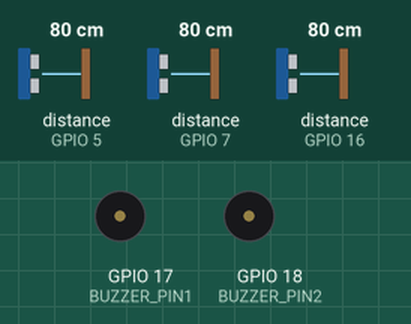
A sketch run on a simulated ESP32-S3. On the bench: buzzer (waves = sounding, pin HIGH). Wiring (inferred from the names in the program): 3 × ultrasonic range finder: trigger GPIO 4, echo GPIO 5 / trigger GPIO 6, echo GPIO 7 / trigger GPIO 15, echo GPIO 16. Inputs (shaded band) come from the test bench; at power-on: distance to the obstacle (sensors on GPIO 5, GPIO 7, GPIO 16) 80 cm. The echo pulse lasts 58.3 µs per cm; WiFi joins after 1.5 s; servers stay silent unless stated; uploads are accepted with an empty reply; pins used as bus, display or sensor lines are not drawn; what the sketch prints to the serial monitor is not drawn.

Above: at 3.0 s.
3.1 s: distance to the obstacle (sensor on GPIO 5) set to 74 cm
5.8 s: distance to the obstacle (sensor on GPIO 5) set to 65 cm
At 6.8 s:
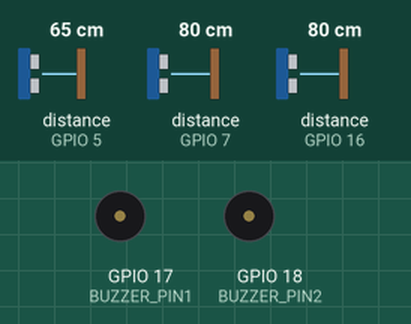
11.7 s: distance to the obstacle (sensor on GPIO 7) set to 73 cm
15.7 s: distance to the obstacle (sensor on GPIO 7) set to 66 cm
At 16.8 s:
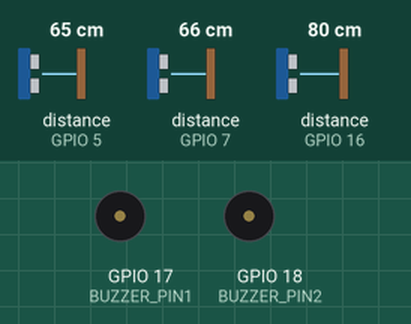
21.7 s: distance to the obstacle (sensor on GPIO 16) set to 34 cm
25.2 s: distance to the obstacle (sensor on GPIO 16) set to 27 cm
At 26.4 s:
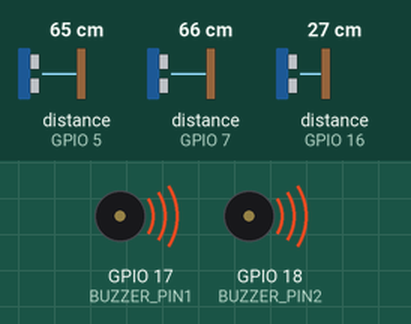
Timing chart, 0 to 30.7 s (numbered marks = the images above; inputs shaded):
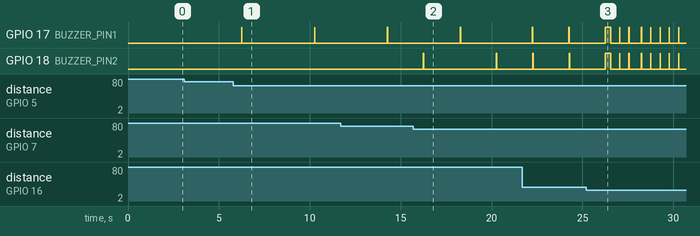

The sketch:

PROGRAM_ARDUINOIDE_KACAMATA_TUNANETRA_PINTAR.ino
```cpp
#include <WiFi.h>
#include <HTTPClient.h>
#include <WiFiClientSecure.h>
#include <UniversalTelegramBot.h>

// ================= DEFINISI TELEGRAM =================
#define BOTtoken "masukan token bot"
#define CHAT_ID "masukan chat id"

WiFiClientSecure secured_client;
UniversalTelegramBot bot(BOTtoken, secured_client);

unsigned long waktuSebelumnyaTelegram = 0;
const long intervalTelegram = 10000; // Kirim notif Telegram max setiap 10 detik

// ================= DEFINISI PIN SENSOR =================
#define TRIG_PIN1 4
#define ECHO_PIN1 5

#define TRIG_PIN2 6
#define ECHO_PIN2 7

#define TRIG_PIN3 15
#define ECHO_PIN3 16

// ================= DEFINISI PIN BUZZER =================
#define BUZZER_PIN1 17
#define BUZZER_PIN2 18

// ================= TIMING & STATE =================
unsigned long waktuSebelumnyaKirim = 0;
const long intervalKirim = 2000; // Timer kirim data ke DB setiap 2 detik

// Variabel Pewaktuan Buzzer (Tanpa Delay!)
unsigned long waktuBuzzer1 = 0;
unsigned long waktuBuzzer2 = 0;
bool statusBuzzer1 = LOW;
bool statusBuzzer2 = LOW;

// Variabel Global Jarak
float jarak1 = 999.0;
float jarak2 = 999.0;
float jarak3 = 999.0;

const char* ssid = "masukan hospot";
const char* password = "password";
const char* serverName = "ipv4 address";

// ================= FUNGSI BACA SENSOR =================
float ambilJarak(int trigPin, int echoPin) {
  digitalWrite(trigPin, LOW);
  delayMicroseconds(2);
  digitalWrite(trigPin, HIGH);
  delayMicroseconds(10);
  digitalWrite(trigPin, LOW);

  long durasi = pulseIn(echoPin, HIGH, 30000);
  float jarak = durasi * 0.034 / 2;

  if (jarak <= 0 || jarak > 400) {
    return 999.0; // Jika error/jauh, kembalikan 999
  }
  return jarak;
}

// ================= FUNGSI KONTROL BUZZER (NON-BLOCKING) =================
// Furina yang buat ini! Membunyikan buzzer tanpa delay yang membekukan program
void kontrolBuzzer(int pinBuzzer, float jarakEfektif, unsigned long &waktuSebelumnya, bool &statusBuzzer) {
  unsigned long waktuSekarang = millis();
  long durasiNyala = 10; // Buzzer nyala sebentar (bunyi bip pendek)
  long durasiMati = 0;

  // Menentukan jeda mati berdasarkan jarak
  if (jarakEfektif <= 30.0) {
    durasiMati = 500;
  } else if (jarakEfektif > 30.0 && jarakEfektif <= 50.0) {
    durasiMati = 2000;
  } else if (jarakEfektif > 50.0 && jarakEfektif <= 70.0) {
    durasiMati = 4000;
  } else {
    // Jika jarak > 70, matikan buzzer sepenuhnya
    digitalWrite(pinBuzzer, LOW);
    statusBuzzer = LOW;
    return;
  }

  // Logika kedip suara (blink) tanpa delay
  if (statusBuzzer == HIGH) {
    if (waktuSekarang - waktuSebelumnya >= durasiNyala) {
      statusBuzzer = LOW;
      waktuSebelumnya = waktuSekarang;
      digitalWrite(pinBuzzer, statusBuzzer);
    }
  } else {
    if (waktuSekarang - waktuSebelumnya >= durasiMati) {
      statusBuzzer = HIGH;
      waktuSebelumnya = waktuSekarang;
      digitalWrite(pinBuzzer, statusBuzzer);
    }
  }
}

void setup() {
  Serial.begin(115200);

  // Konfigurasi Telegram Client
  secured_client.setInsecure(); // Abaikan verifikasi SSL agar proses lebih cepat

  pinMode(TRIG_PIN1, OUTPUT); pinMode(ECHO_PIN1, INPUT);
  pinMode(TRIG_PIN2, OUTPUT); pinMode(ECHO_PIN2, INPUT);
  pinMode(TRIG_PIN3, OUTPUT); pinMode(ECHO_PIN3, INPUT);

  pinMode(BUZZER_PIN1, OUTPUT);
  pinMode(BUZZER_PIN2, OUTPUT);

  WiFi.begin(ssid, password);
  Serial.print("Menghubungkan ke WiFi");
  while (WiFi.status() != WL_CONNECTED) {
    delay(500);
    Serial.print(".");
  }
  Serial.println("\nTerhubung ke WiFi");

  // Tes kirim pesan saat alat baru menyala
  bot.sendMessage(CHAT_ID, "✅ Sistem Kacamata Pintar Aktif & Terhubung!", "");
}

void loop() {
  unsigned long waktuSekarang = millis();

  // -----------------------------------------------------------------
  // LOGIKA 1: BACA SENSOR & KIRIM KE DATABASE (Tiap 2 detik)
  // -----------------------------------------------------------------
  if (waktuSekarang - waktuSebelumnyaKirim >= intervalKirim) {
    waktuSebelumnyaKirim = waktuSekarang;

    jarak1 = ambilJarak(TRIG_PIN1, ECHO_PIN1); delay(20);
    jarak2 = ambilJarak(TRIG_PIN2, ECHO_PIN2); delay(20);
    jarak3 = ambilJarak(TRIG_PIN3, ECHO_PIN3);

    Serial.print("J1: "); Serial.print(jarak1 == 999.0 ? "N/A" : String(jarak1)); Serial.print(" cm | ");
    Serial.print("J2: "); Serial.print(jarak2 == 999.0 ? "N/A" : String(jarak2)); Serial.print(" cm | ");
    Serial.print("J3: "); Serial.println(jarak3 == 999.0 ? "N/A" : String(jarak3));

    if (WiFi.status() == WL_CONNECTED) {
      WiFiClient client;
      HTTPClient http;

      http.begin(client, serverName);
      http.addHeader("Content-Type", "application/x-www-form-urlencoded");

      String httpRequestData = "jarak1=" + String(jarak1 == 999.0 ? 0 : jarak1) +
                               "&jarak2=" + String(jarak2 == 999.0 ? 0 : jarak2) +
                               "&jarak3=" + String(jarak3 == 999.0 ? 0 : jarak3);

      int httpResponseCode = http.POST(httpRequestData);
      if (httpResponseCode > 0) {
        Serial.print("Data Terkirim, Kode Respon: "); Serial.println(httpResponseCode);
      } else {
        Serial.print("Error kirim DB: "); Serial.println(httpResponseCode);
      }
      http.end();
    } else {
      Serial.println("WiFi terputus, mencoba menghubungkan ulang...");
      WiFi.disconnect();
      WiFi.begin(ssid, password);
    }
  }

  // -----------------------------------------------------------------
  // LOGIKA 2: KONTROL BUZZER DENGAN FUNGSI SANG BINTANG
  // -----------------------------------------------------------------

  float jarakEfektifBuzzer1 = min(jarak1, jarak3);
  float jarakEfektifBuzzer2 = min(jarak2, jarak3);

  kontrolBuzzer(BUZZER_PIN1, jarakEfektifBuzzer1, waktuBuzzer1, statusBuzzer1);
  kontrolBuzzer(BUZZER_PIN2, jarakEfektifBuzzer2, waktuBuzzer2, statusBuzzer2);

  // -----------------------------------------------------------------
  // LOGIKA 3: NOTIFIKASI TELEGRAM (Jika ada objek < 30 cm)
  // -----------------------------------------------------------------
  if (jarak1 <= 30.0 || jarak2 <= 30.0 || jarak3 <= 30.0) {
    if (waktuSekarang - waktuSebelumnyaTelegram >= intervalTelegram) {
      waktuSebelumnyaTelegram = waktuSekarang;

      String pesan = "⚠️ PERINGATAN: Objek sangat dekat!\n";
      pesan += "Sensor 1: " + String(jarak1 == 999.0 ? 0 : jarak1) + " cm\n";
      pesan += "Sensor 2: " + String(jarak2 == 999.0 ? 0 : jarak2) + " cm\n";
      pesan += "Sensor 3: " + String(jarak3 == 999.0 ? 0 : jarak3) + " cm";

      bot.sendMessage(CHAT_ID, pesan, "");
      Serial.println("Notifikasi Bahaya Terkirim ke Telegram!");
    }
  }
}
```

Measured:
- the behaviour switches between 71 and 70 cm on distance to the obstacle (sensor on GPIO 5) (found by bisection; images 0 and 1)
- the behaviour switches between 71 and 70 cm on distance to the obstacle (sensor on GPIO 7) (found by bisection; images 1 and 2)
- the behaviour switches between 31 and 30 cm on distance to the obstacle (sensor on GPIO 16) (found by bisection; images 2 and 3)
- after the input at 3.1 s, every drawn part: stays the same
- after the input at 5.8 s, GPIO 17 (BUZZER_PIN1): alternates HIGH for 0.01 s and LOW for 4.0 s, starting after 0.46 s
- after the input at 15.7 s, GPIO 18 (BUZZER_PIN2): alternates HIGH for 0.01 s and LOW for 4.0 s, starting after 0.55 s
